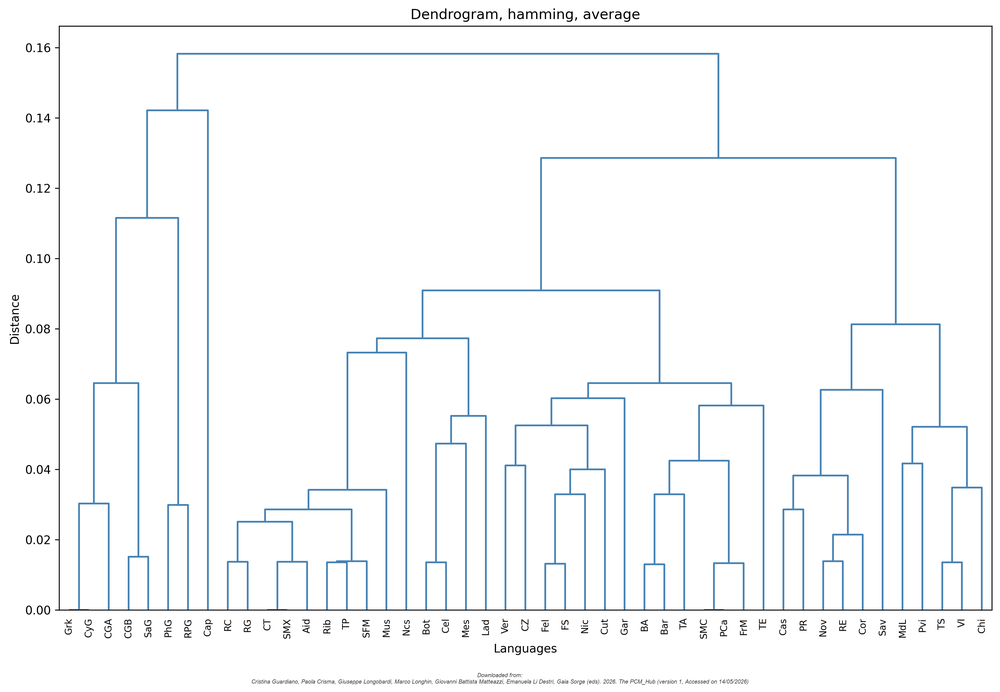
#> input picture dendrogram_hamming_average.png, 1000 x 692 px, shrunk from 3569 x 2471 before the run
$ python add_footer.py --input dendrogram_hamming_average.png
#> lines starting #> are read from the running program, lines starting #| are printed output that depends on the picture
#!/usr/bin/env python3
# coding: utf-8


import argparse
import os
import re
import sys
import xml.etree.ElementTree as ET
from datetime import datetime


# --- Citation constants (edit here if the citation ever changes) ----------
AUTHORS = (
    "Cristina Guardiano, Paola Crisma, Giuseppe Longobardi, "
    "Marco Longhin, Giovanni Battista Matteazzi, "
    "Emanuela Li Destri, Gaia Sorge"
)
YEAR = "2026"
RESOURCE = "The PCM_Hub"
VERSION = "version 1"

# --- Styling (shared between raster and SVG) ------------------------------
TEXT_COLOR_RGB = (68, 68, 68)
TEXT_COLOR_HEX = "#444444"
BAND_COLOR_RGB = (255, 255, 255)
BAND_COLOR_HEX = "white"
PADDING_VERT = 30
PADDING_HORIZ = 40
LINE_SPACING = 8

SVG_NS = "http://www.w3.org/2000/svg"


def build_footer_lines():
    today = datetime.now().strftime("%d/%m/%Y")
    line1 = "Downloaded from:"
    line2 = (
        f"{AUTHORS} (eds). {YEAR}. {RESOURCE} "
        f"({VERSION}, Accessed on {today})"
    )
    return line1, line2


# --- Raster branch (PNG, JPG, ...) ----------------------------------------

def _load_italic_font(size):
    from PIL import ImageFont
    candidates = [
        r"C:\Windows\Fonts\ariali.ttf",
        r"C:\Windows\Fonts\timesi.ttf",
        r"C:\Windows\Fonts\calibrii.ttf",
        "/usr/share/fonts/truetype/dejavu/DejaVuSans-Oblique.ttf",
        "/usr/share/fonts/truetype/liberation/LiberationSans-Italic.ttf",
        "/Library/Fonts/Arial Italic.ttf",
        "/System/Library/Fonts/Supplemental/Arial Italic.ttf",
    ]
    for path in candidates:
        if os.path.exists(path):
            try:
                return ImageFont.truetype(path, size)
            except Exception:
                continue
    return ImageFont.load_default()


def _wrap_to_width(text, font, max_width, draw):
    words = text.split()
    lines, current = [], ""
    for word in words:
        trial = (current + " " + word).strip()
        w = draw.textbbox((0, 0), trial, font=font)[2]
        if w <= max_width or not current:
            current = trial
        else:
            lines.append(current)
            current = word
    if current:
        lines.append(current)
    return lines


def _add_footer_raster(input_path, output_path):
#> called with input_path = 'dendrogram_hamming_average.png', output_path = 'dendrogram_hamming_average_credits.png'
    try:
        from PIL import Image, ImageDraw
    except ImportError:
        sys.exit(
            "Error: Pillow is required for raster images. "
            "Install it with:  pip install Pillow"
        )

    img = Image.open(input_path).convert("RGB")
#> img is the input picture: PIL image 1000x692 RGB; mean R, G, B 247.1, 248.8, 250.2
    width, height = img.size
#> width = 1000; height = 692

    font_size = max(12, min(20, width // 90))
#> font_size = 12
    font = _load_italic_font(font_size)

    line1, line2 = build_footer_lines()

    tmp_draw = ImageDraw.Draw(Image.new("RGB", (10, 10)))
    max_text_width = width - 2 * PADDING_HORIZ
#> max_text_width = 920
    wrapped = _wrap_to_width(line2, font, max_text_width, tmp_draw)
    all_lines = [line1] + wrapped

    line_heights = [
        tmp_draw.textbbox((0, 0), ln, font=font)[3]
        - tmp_draw.textbbox((0, 0), ln, font=font)[1]
        for ln in all_lines
    ]
#> line_heights = [10, 13, 13]
    text_block_h = sum(line_heights) + LINE_SPACING * (len(all_lines) - 1)
#> text_block_h = 52
    band_h = text_block_h + 2 * PADDING_VERT
#> band_h = 112

    new_img = Image.new("RGB", (width, height + band_h), BAND_COLOR_RGB)
#> new_img: PIL image 1000x804 RGB; every value is 255
    new_img.paste(img, (0, 0))
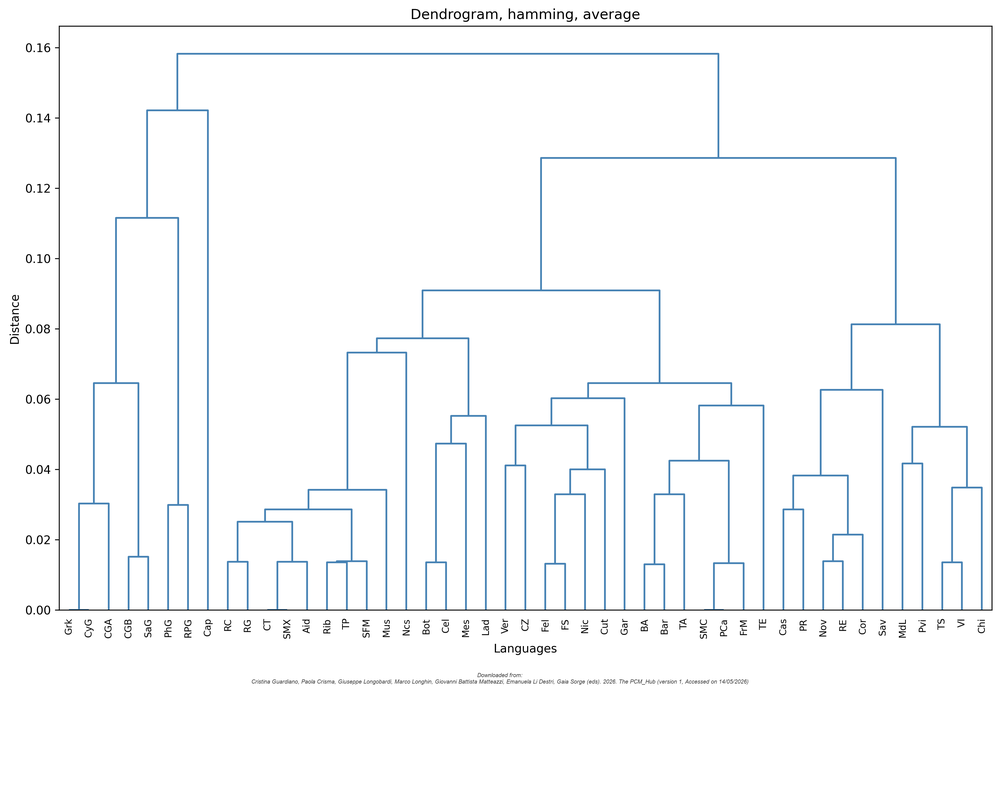
#> new_img: PIL image 1000x804 RGB; mean R, G, B 248.2, 249.7, 250.9

    draw = ImageDraw.Draw(new_img)
    y = height + PADDING_VERT
#> y = 722
    for i, line in enumerate(all_lines):
        bbox = draw.textbbox((0, 0), line, font=font)
        text_w = bbox[2] - bbox[0]
        x = (width - text_w) // 2
        draw.text((x, y), line, font=font, fill=TEXT_COLOR_RGB)
        y += line_heights[i] + LINE_SPACING
#> this loop made 3 passes
#> (bbox, text_w, x) on passes 1 to 3: ((0, 2, 111, 12), 111, 444), ((0, 2, 899, 15), 899, 50), ((0, 2, 281, 15), 281, 359)
#> after the loop, y = 782

    new_img.save(output_path)
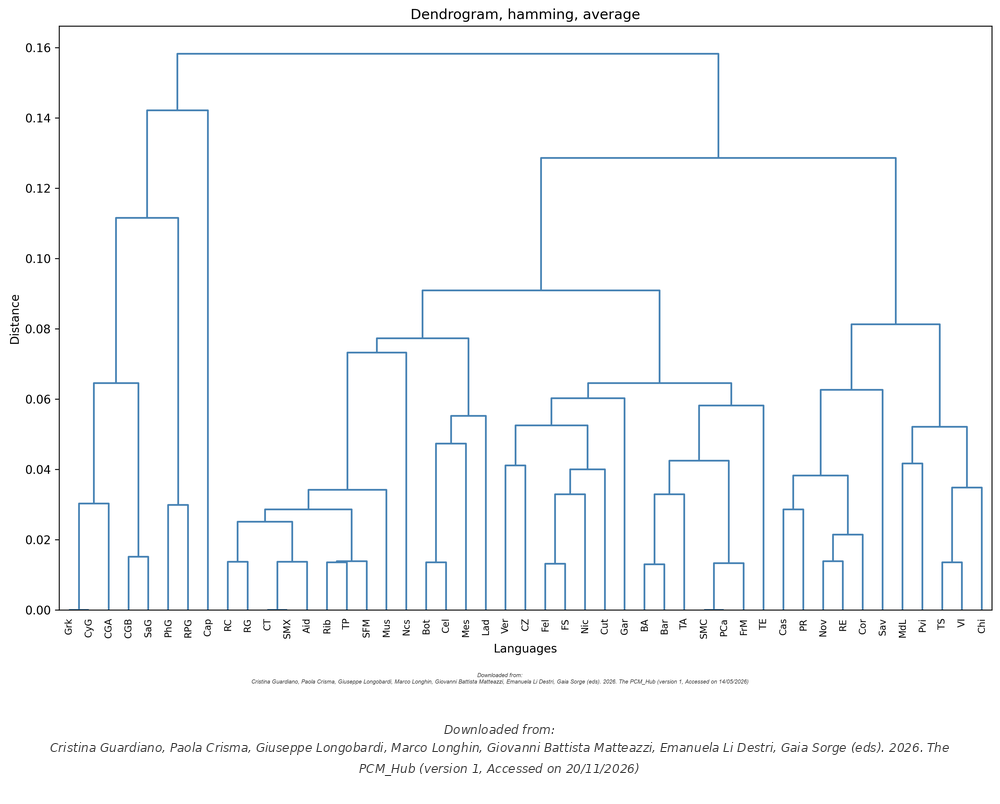
#> saved as dendrogram_hamming_average_credits.png: PIL image 1000x804 RGB; mean R, G, B 247.5, 249, 250.2
    return output_path


# --- SVG branch -----------------------------------------------------------

# [97 lines left out: functions _parse_dim, _wrap_text_chars, _add_footer_svg, not called in this run]


# --- Public dispatcher ----------------------------------------------------

def add_footer(input_path, output_path=None):
    if output_path is None:
        base, ext = os.path.splitext(input_path)
        output_path = f"{base}_credits{ext}"

    ext = os.path.splitext(input_path)[1].lower()
    if ext == ".svg":
        result = _add_footer_svg(input_path, output_path)
    else:
        result = _add_footer_raster(input_path, output_path)

    print(f"Saved: {result}")
    return result


if __name__ == "__main__":
    parser = argparse.ArgumentParser(
        description="Add PCM_Hub citation footer to a PNG or SVG image."
    )
    parser.add_argument(
        "-i", "--input", required=True,
        help="Input image file path (PNG or SVG)"
    )
    parser.add_argument(
        "-o", "--output", default=None,
        help="Output file path (default: <input>_credits.<ext>)"
    )
    args = parser.parse_args()
    add_footer(args.input, args.output)
